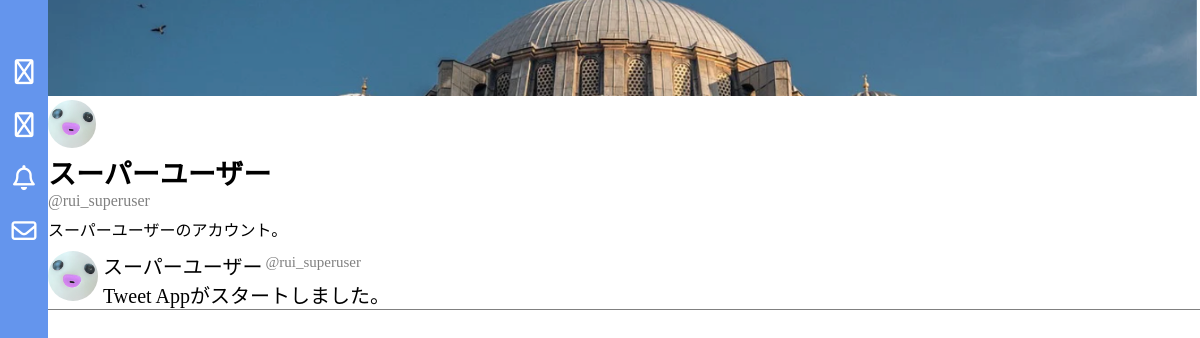
Page /app/account/rui_superuser/ on the earlier database version.
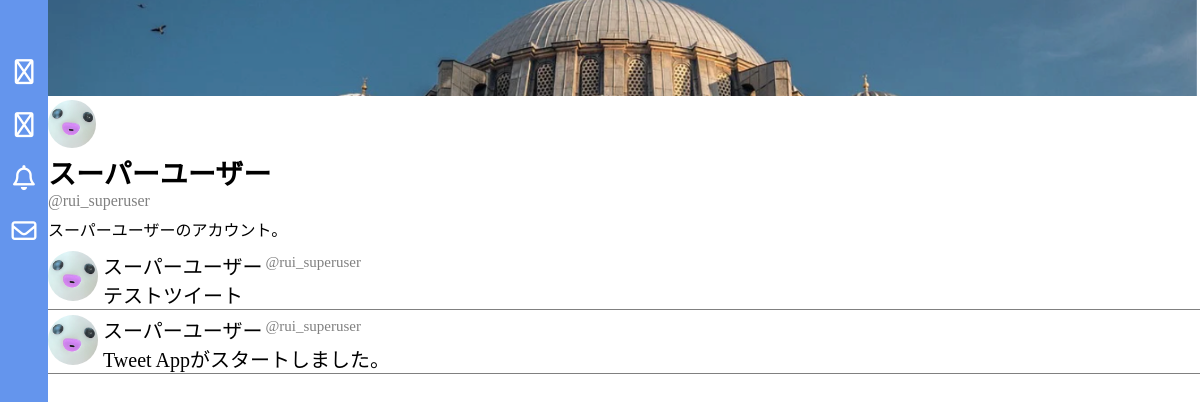
Same page on the later database version.
### app/models/tweet.py (models this page shows, shortened)
class Tweet(models.Model):
    tweet_content = models.TextField(
        verbose_name="ツイート内容",
        max_length=140,
    )
    tweet_by = models.ForeignKey(
        User, on_delete=models.CASCADE, related_name="tweet_by", verbose_name="投稿者"
    )
    tweet_at = models.DateTimeField(
        verbose_name="ツイート日時",
        auto_now_add=True,
    )
    parent = models.ForeignKey(
        "self",
        verbose_name="親ツイート",
        null=True,
        blank=True,
        on_delete=models.CASCADE,
        related_name="replies",
    )

### app/models/user.py (models this page shows, shortened)
class User(AbstractBaseUser, PermissionsMixin):
    username = models.CharField(
        max_length=50,
        unique=False,
        default="ユーザー名",
        verbose_name="ユーザー名",
    )
    handle = models.CharField(
        max_length=30,
        unique=True,
        validators=[RegexValidator(r"^[a-zA-Z0-9_]+$")],
        verbose_name="ハンドルネーム",
    )
    email = models.EmailField(
        unique=True,
        verbose_name="メールアドレス",
    )
    birth_date = models.DateField(
        verbose_name="生年月日",
        null=False,
        blank=False,
        validators=[validate_birth_date],
    )
    icon = models.ImageField(
        verbose_name="ユーザーアイコン",
        upload_to="uploads",
        default="images/default_icon.png",
    )
    header = models.ImageField(
        verbose_name="ヘッダー画像", upload_to="uploads", default="images/default_header.jpg"
    )
    bio = models.TextField(verbose_name="自己紹介", max_length=160, blank=True)
    is_private = models.BooleanField(
        verbose_name="非公開設定",
        default=False,
    )
    groups = models.ManyToManyField(
        "auth.Group",
        verbose_name=("groups"),
        blank=True,
        help_text=("The"),
        related_name="app_user_name",
        related_query_name="user",
    )
    user_permissions = models.ManyToManyField(
        "auth.Permission",
        verbose_name=("user permissions"),
        blank=True,
        help_text=("Specific"),
        related_name="app_user_permissions",
        related_query_name="user",
    )
    is_active = models.BooleanField(default=True)
    is_staff = models.BooleanField(default=False)
    is_superuser = models.BooleanField(default=False)
    date_joined = models.DateTimeField(verbose_name="登録日", default=timezone.now)
    USERNAME_FIELD = "email"
    REQUIRED_FIELDS = ["handle", "birth_date"]
    objects = UserManager()

### app/views/account.py (the view)
# urls.py: path("account/<str:handle>/", account, name="account"),
def account(request, handle):
    profile_user = get_object_or_404(User, handle=handle)
    viewer = request.user
    tweets = Tweet.objects.filter(tweet_by = profile_user).order_by("-tweet_at")
    context = {
        "profile_user": profile_user,
        "viewer": viewer,
        "tweets" : tweets,
    }
    return render(request, "app/account.html", context)

### app/templates/app/account.html
{% extends "app/base.html" %} {% load static %} {% block extra_css%}
<link rel="stylesheet" href="{% static 'css/account.css' %}" />
{% endblock %} {% block header %}
<img src="{{profile_user.header.url}}" class="profile_header" />
{% endblock %} {% block content %}
<div class="introduce">
  <img src="{{profile_user.icon.url}}" class="profile_icon" />
  <div class="profile_username">{{profile_user.username}}</div>
  <div class="profile_handle">@{{profile_user.handle}}</div>
  <div class="profile_bio">{{profile_user.bio}}</div>
</div>
<div class="all_tweets">
  {% for t in tweets %}
  <div class="tweet">
    <a href="{% url 'account' t.tweet_by.handle %}">
      <img src="{{ t.tweet_by.icon.url }}" class="poster_icon" />
    </a>
    <div class="text_content">
      <div class="poster_info">
        <a href="{% url 'account' t.tweet_by.handle %}">
          <div class="poster_username">{{t.tweet_by.username}}</div>
        </a>
        <a href="{% url 'account' t.tweet_by.handle %}">
          <div class="poster_handle">@{{t.tweet_by.handle}}</div>
        </a>
      </div>
      <div class="tweet_content">{{t.tweet_content}}</div>
    </div>
  </div>
  {% endfor %}
</div>
{% endblock %}

Differences in the rows shown:
added Tweet: tweet_by.icon (picture), tweet_by.username "スーパーユーザー", tweet_by.handle "rui_superuser", tweet_content "テストツイート"
